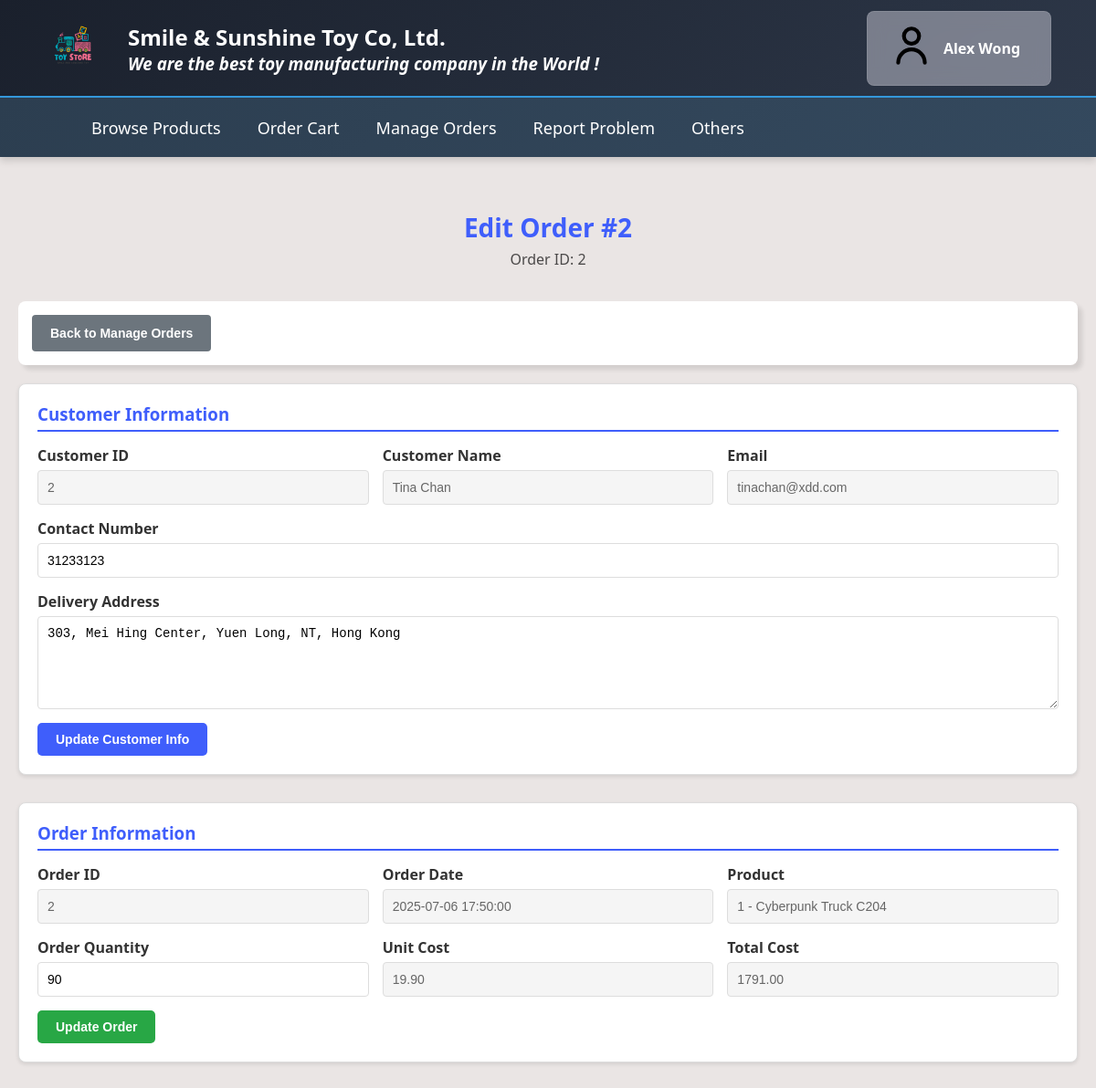
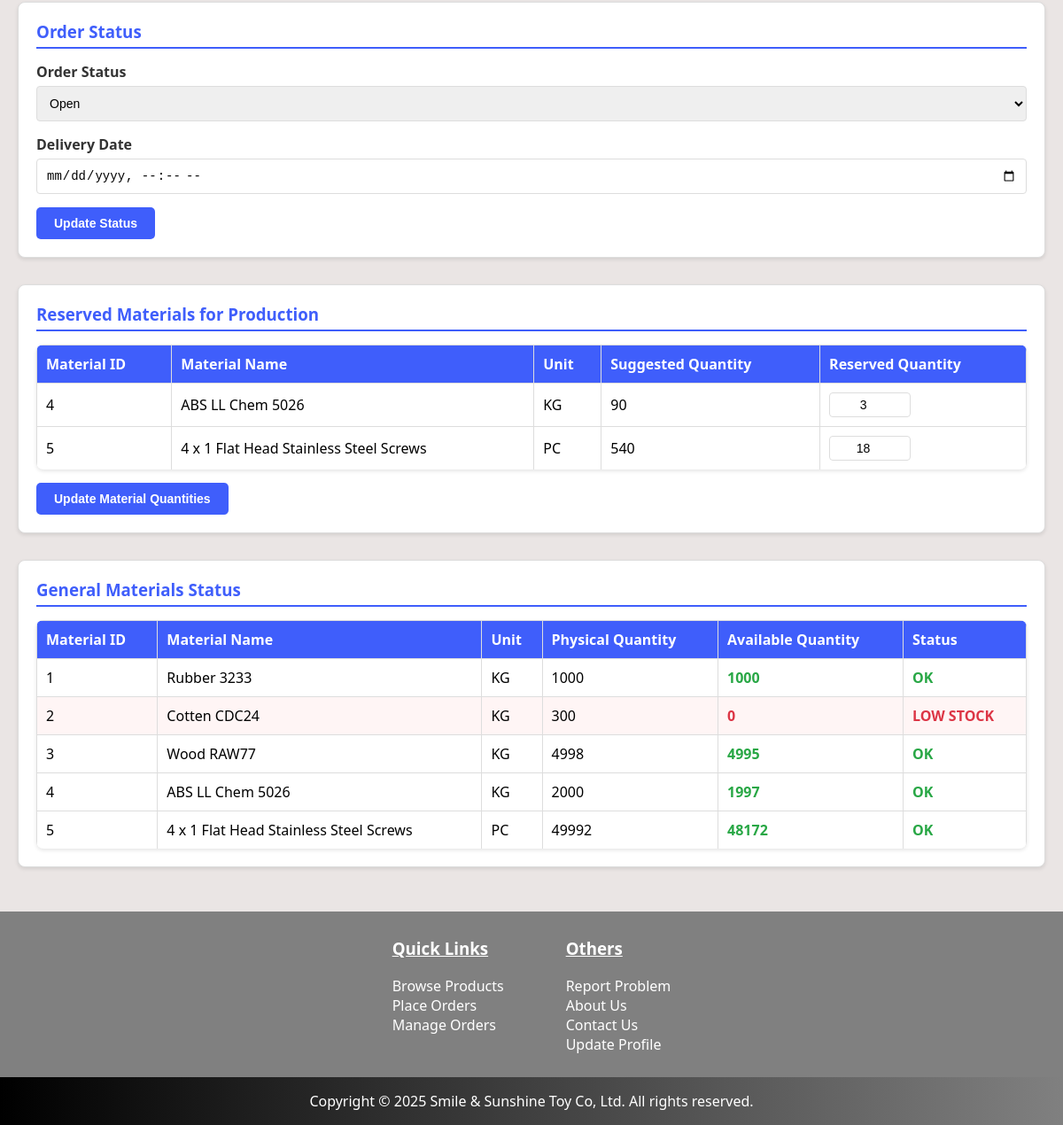
The page /staff/order/edit-order.php?oid=2 (signed in) on the database its author committed (2 pictures, top to bottom).
### tables this page shows
CREATE TABLE `orders` (
  `oid` int(11) NOT NULL AUTO_INCREMENT,
  `odate` datetime NOT NULL,
  `pid` int(11) NOT NULL,
  `oqty` int(11) NOT NULL,
  `ocost` decimal(20,2) NOT NULL,
  `cid` int(11) NOT NULL,
  `odeliverdate` datetime DEFAULT NULL,
  `ostatus` int(11) NOT NULL,
  `ocancel` int(11) DEFAULT 0,
  `proid` int(11) DEFAULT NULL,
  PRIMARY KEY (`oid`),
  KEY `pid_PK_idx` (`pid`),
  KEY `cid_pk_idx` (`cid`),
  CONSTRAINT `cid_pk` FOREIGN KEY (`cid`) REFERENCES `customer` (`cid`),
  CONSTRAINT `pid_pk` FOREIGN KEY (`pid`) REFERENCES `product` (`pid`)
);

CREATE TABLE `customer` (
  `cid` int(11) NOT NULL AUTO_INCREMENT,
  `cname` varchar(255) NOT NULL,
  `cemail` varchar(255) DEFAULT NULL,
  `cpassword` varchar(255) NOT NULL,
  `ctel` int(11) DEFAULT NULL,
  `caddr` text DEFAULT NULL,
  `company` varchar(255) DEFAULT NULL,
  `lastSession` longtext DEFAULT NULL CHECK (json_valid(`lastSession`)),
  `cimage` varchar(255) DEFAULT NULL,
  `cavail` tinyint(1) DEFAULT 1,
  PRIMARY KEY (`cid`)
);

CREATE TABLE `product` (
  `pid` int(11) NOT NULL AUTO_INCREMENT,
  `pname` varchar(255) NOT NULL,
  `pdesc` text DEFAULT NULL,
  `pimage` varchar(255) DEFAULT NULL,
  `pcost` decimal(12,2) NOT NULL,
  `pqty` int(11) DEFAULT NULL,
  `pavail` tinyint(1) NOT NULL DEFAULT 1,
  PRIMARY KEY (`pid`)
);

CREATE TABLE `actualmat` (
  `oid` int(11) NOT NULL,
  `pid` int(11) NOT NULL,
  `mid` int(11) NOT NULL,
  `rqty` int(11) DEFAULT NULL,
  PRIMARY KEY (`oid`,`pid`,`mid`)
);

CREATE TABLE `material` (
  `mid` int(11) NOT NULL AUTO_INCREMENT,
  `mname` varchar(255) NOT NULL,
  `mqty` int(11) NOT NULL,
  `mrqty` int(11) NOT NULL,
  `munit` varchar(20) NOT NULL,
  `mreorderqty` int(11) NOT NULL,
  `mimage` varchar(255) DEFAULT NULL,
  `mavail` tinyint(1) NOT NULL DEFAULT 1,
  PRIMARY KEY (`mid`)
);

CREATE TABLE `prodmat` (
  `pid` int(11) NOT NULL,
  `mid` int(11) NOT NULL,
  `pmqty` int(11) DEFAULT NULL,
  PRIMARY KEY (`pid`,`mid`),
  KEY `mid_fk_idx` (`mid`),
  CONSTRAINT `mid_fk` FOREIGN KEY (`mid`) REFERENCES `material` (`mid`),
  CONSTRAINT `pid_fk` FOREIGN KEY (`pid`) REFERENCES `product` (`pid`)
);

CREATE TABLE `production` (
  `proid` int(11) NOT NULL AUTO_INCREMENT,
  `pstatus` varchar(50) DEFAULT NULL,
  PRIMARY KEY (`proid`)
);

### staff/order/edit-order.php (the view, shortened to what the rows shown need)
<?php
require_once __DIR__ . "/../../config/database.php";
$statusLabels = [
    1 => "Open",
    2 => "Processing",
    3 => "Approved",
    4 => "Pending delivery",
    5 => "Completed",
    0 => "Rejected"
];
$oid = $_GET["oid"] ?? "";
$stmt = $conn->prepare("SELECT o.*, c.*, p.*
                        FROM orders o, customer c, product p
                        WHERE o.cid = c.cid AND o.pid = p.pid AND o.oid = ?");
$stmt->bind_param("i", $oid);
$stmt->execute();
$result = $stmt->get_result();
$order = $result->fetch_assoc();
$materialUsage = [];
$productMatData = [];
if ($order["proid"]) {
    $materialStmt = $conn->prepare("SELECT am.mid, am.rqty, m.mname, m.munit
                                    FROM actualmat am, material m
                                    WHERE am.mid = m.mid AND am.oid = ?");
    $materialStmt->bind_param("i", $oid);
    $materialStmt->execute();
    $materialResult = $materialStmt->get_result();
    while ($row = $materialResult->fetch_assoc()) {
        $materialUsage[] = $row;
    }
    $productMatStmt = $conn->prepare("SELECT pm.pid, pm.mid, pm.pmqty, m.mname, m.munit
                                      FROM prodmat pm, material m
                                      WHERE pm.mid = m.mid");
    $productMatStmt->execute();
    $productMatResult = $productMatStmt->get_result();
    while ($row = $productMatResult->fetch_assoc()) {
        $productMatData[$row["pid"]][] = $row;
    }
}
$materialList = [];
$materialQuery = $conn->query("SELECT * FROM material WHERE mavail = 1 ORDER BY mid");
if ($materialQuery) {
    while ($row = $materialQuery->fetch_assoc()) {
        $materialList[] = $row;
    }
}
$prodStmt = $conn->prepare("SELECT pstatus FROM production WHERE proid = ?");
$prodStmt->bind_param("i", $order["proid"]);
$prodStmt->execute();
$prodResult = $prodStmt->get_result();
$productionFinished = false;
if ($prodRow = $prodResult->fetch_assoc()) {
    $productionFinished = ($prodRow["pstatus"] == "finished");
}
?>
<!DOCTYPE html>
<html lang="en">
    <head>
        <?php require_once __DIR__ . "/../../includes/head-setting.php"; ?>
        <link rel="stylesheet" href="styles/style-items.css">
    </head>
    <body>
        <div id="main-page">
            <?php require_once __DIR__ . "/../../includes/header.php"; ?>
            <div id="main-section">
                <div id="items-container">
                    <div id="items-header">
                        <h2>Edit Order #<?= $oid ?></h2>
                        <p>Order ID: <?= $order["proid"] ?></p>
                    </div>
                    <div class="edit-section">
                        <form method="POST">
                            <div class="form-grid">
                                <div class="form-group">
                                    <label>Customer ID</label>
                                    <input type="text" value="<?= $order["cid"] ?>" readonly class="readonly">
                                </div>
                                <div class="form-group">
                                    <label>Customer Name</label>
                                    <input type="text" name="cname" value="<?= $order["cname"] ?>" readonly class="readonly">
                                </div>
                                <div class="form-group">
                                    <label>Email</label>
                                    <input type="email" value="<?= $order["cemail"] ?>" readonly class="readonly">
                                </div>
                                <div class="form-group">
                                    <label>Contact Number</label>
                                    <input type="text" name="ctel" value="<?= $order["ctel"] ?>" required>
                                </div>
                            </div>
                            <div class="form-group">
                                <label>Delivery Address</label>
                                <textarea name="caddr" rows="3" required><?= $order["caddr"] ?></textarea>
                            </div>
                        </form>
                    </div>
                    <div class="edit-section">
                        <form method="POST">
                            <div class="form-grid">
                                <div class="form-group">
                                    <label>Order ID</label>
                                    <input type="text" value="<?= $order["oid"] ?>" readonly class="readonly">
                                </div>
                                <div class="form-group">
                                    <label>Order Date</label>
                                    <input type="text" value="<?= $order["odate"] ?>" readonly class="readonly">
                                </div>
                                <div class="form-group">
                                    <label>Product</label>
                                    <input type="text" value="<?= $order["pid"] ?> - <?= $order["pname"] ?>" readonly class="readonly">
                                </div>
                                <div class="form-group">
                                    <label>Order Quantity</label>
                                    <input type="number" id="oqty" name="oqty" value="<?= $order["oqty"] ?>" min="1" required onchange="calculateTotal()"
                                        <?= $productionFinished ? 'readonly class="readonly"' : '' ?>>
                                </div>
                                <div class="form-group">
                                    <label>Unit Cost</label>
                                    <input type="number" id="unit-cost" value="<?= $order["pcost"] ?>" readonly class="readonly">
                                </div>
                                <div class="form-group">
                                    <label>Total Cost</label>
                                    <input type="text" id="ocost" name="ocost" value="<?= $order["ocost"] ?>" readonly class="readonly">
                                </div>
                            </div>
                        </form>
                    </div>
                    <div class="edit-section">
                        <form method="POST">
                            <div class="form-grid">
                                <div class="form-group">
                                    <label>Order Status</label>
                                    <select name="ostatus" required>
                                        <?php foreach ($statusLabels as $key => $label): ?>
                                            <option value="<?= $key ?>" <?= $order["ostatus"] == $key ? "selected" : "" ?>><?= $label ?></option>
                                        <?php endforeach; ?>
                                    </select>
                                </div>
                            </div>
                            <div class="form-group">
                                <label>Delivery Date</label>
                                <input type="datetime-local" name="odeliverdate" value="<?= $order["odeliverdate"] ? date("Y-m-d\TH:i", strtotime($order["odeliverdate"])) : "" ?>">
                            </div>
                        </form>
                    </div>
                    <div class="edit-section">
                        <?php if (!empty($materialUsage)): ?>
                            <form method="POST">
                                <table class="material-table">
                                    <thead>
                                        <tr>
                                            <th>Material ID</th>
                                            <th>Material Name</th>
                                            <th>Unit</th>
                                            <th>Suggested Quantity</th>
                                            <th>Reserved Quantity</th>
                                        </tr>
                                    </thead>
                                    <tbody id="material-usage-tbody">
                                        <?php foreach ($materialUsage as $material): ?>
                                            <?php
                                            $suggestedQty = 0;
                                            if (isset($productMatData[$order["pid"]])) {
                                                foreach ($productMatData[$order["pid"]] as $prodMat) {
                                                    if ($prodMat["mid"] == $material["mid"]) {
                                                        $suggestedQty = $prodMat["pmqty"];
                                                        break;
                                                    }
                                                }
                                            }
                                            $requiredQty = $suggestedQty * $order["oqty"];
                                            ?>
                                        <tr>
                                            <td><?= $material["mid"] ?></td>
                                            <td><?= $material["mname"] ?></td>
                                            <td><?= $material["munit"] ?></td>
                                            <td id="required-qty-<?= $material['mid'] ?>" class="required-qty">
                                                <?= $requiredQty ?>
                                            </td>
                                            <td>
                                                <input type="number"
                                                        id="reserved-qty-<?= $material["mid"] ?>"
                                                        name="material_qty[<?= $material["mid"] ?>]"
                                                        value="<?= $material["rqty"] ?>"
                                                        min="0"
                                                        step="1"
                                                        class="reserved-qty-input"
                                                        <?= $productionFinished ? 'readonly' : '' ?>>
                                            </td>
                                        </tr>
                                        <?php endforeach; ?>
                                    </tbody>
                                </table>
                            </form>
                        <?php else: ?>
                            <p>No materials reserved for this production order.</p>
                        <?php endif; ?>
                    </div>
                    <div class="edit-section">
                        <table class="material-table">
                            <thead>
                                <tr>
                                    <th>Material ID</th>
                                    <th>Material Name</th>
                                    <th>Unit</th>
                                    <th>Physical Quantity</th>
                                    <th>Available Quantity</th>
                                    <th>Status</th>
                                </tr>
                            </thead>
                            <tbody>
                                <?php foreach ($materialList as $material): ?>
                                    <?php
                                    $availableQty = $material["mqty"] - $material["mrqty"];
                                    $isLowStock = $availableQty < $material["mreorderqty"];
                                    ?>
                                <tr class="<?= $isLowStock ? "low-stock-row" : "" ?>">
                                    <td><?= $material["mid"] ?></td>
                                    <td><?= $material["mname"] ?></td>
                                    <td><?= $material["munit"] ?></td>
                                    <td><?= $material["mqty"] ?></td>
                                    <td class="<?= $isLowStock ? "low-stock" : "adequate-stock" ?>">
                                        <?= $availableQty ?>
                                    </td>
                                    <td class="<?= $isLowStock ? "low-stock" : "adequate-stock" ?>">
                                        <?= $isLowStock ? "LOW STOCK" : "OK" ?>
                                    </td>
                                </tr>
                                <?php endforeach; ?>
                            </tbody>
                        </table>
                    </div>
                </div>
            </div>
        </div>
    </body>
</html>

### rows shown on the page
orders: proid "2", cid.cid "2", cname "Tina Chan", cid.cemail "tinachan@xdd.com", ctel "31233123", caddr "303, Mei Hing Center, Yuen Long, NT, Hong Kong", oid "2", odate "2025-07-06 17:50:00", pid.pname "1 - Cyberpunk Truck C204", oqty "90", pid.pcost "19.90", ocost "1791.00", ostatus "Open"
actualmat: mid "4", mid.mname "ABS LL Chem 5026", mid.munit "KG", mid+rqty "3"
prodmat: pmqty.oqty "90"
actualmat: mid "5", mid.mname "4 x 1 Flat Head Stainless Steel Screws", mid.munit "PC", mid+rqty "18"
prodmat: pmqty.oqty "540"
material: mid "1", mname "Rubber 3233", munit "KG", mqty "1000", mrqty "OK"
material: mid "2", mname "Cotten CDC24", munit "KG", mqty "300", availableQty "0", mreorderqty "LOW STOCK"
material: mid "3", mname "Wood RAW77", munit "KG", mqty "4998", availableQty "4995", mreorderqty "OK"
material: mid "4", mname "ABS LL Chem 5026", munit "KG", mqty "2000", availableQty "1997", mreorderqty "OK"
material: mid "5", mname "4 x 1 Flat Head Stainless Steel Screws", munit "PC", mqty "49992", availableQty "48172", mreorderqty "OK"

### other values the page prints
$_SESSION["userinfo"]["username"] "Alex Wong"
$oid "2"
